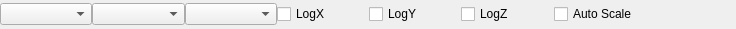
<ui version="4.0">
  <class>TGo4HisDrawOptions</class>
  <widget class="QWidget">
    <property name="geometry" >
      <rect>
        <x>0</x>
        <y>0</y>
        <width>736</width>
        <height>29</height>
      </rect>
    </property>
    <property name="minimumSize" >
      <size>
        <width>0</width>
        <height>0</height>
      </size>
    </property>
    <property name="windowTitle" >
      <string>Histogram Draw Options</string>
    </property>
    <layout class="QGridLayout" >
      <property name="margin" >
        <number>0</number>
      </property>
      <property name="spacing" >
        <number>0</number>
      </property>
      <item row="0" column="0" >
        <widget class="QComboBox" name="DrawOption" />
      </item>
      <item row="0" column="1" >
        <widget class="QComboBox" name="ErrorBars" />
      </item>
      <item row="0" column="2" >
        <widget class="QComboBox" name="Coordinates" />
      </item>
      <item row="0" column="3" >
        <widget class="QCheckBox" name="LogX" >
          <property name="text" >
            <string>LogX</string>
          </property>
        </widget>
      </item>
      <item row="0" column="4" >
        <widget class="QCheckBox" name="LogY" >
          <property name="text" >
            <string>LogY</string>
          </property>
        </widget>
	</item>
      <item row="0" column="5" >
        <widget class="QCheckBox" name="LogZ" >
	   <property name="text" >
              <string>LogZ</string>
            </property>
        </widget>
      </item>
      <item row="0" column="6" >
        <widget class="QCheckBox" name="AutoScaleBox" >
          <property name="text" >
            <string>Auto Scale</string>
          </property>
        </widget>
      </item>
      <item row="0" column="7" >
        <widget class="QToolButton" name="LineColor" >
          <property name="sizePolicy" >
            <sizepolicy>
              <hsizetype>0</hsizetype>
              <vsizetype>0</vsizetype>
              <horstretch>0</horstretch>
              <verstretch>0</verstretch>
            </sizepolicy>
          </property>
          <property name="maximumSize" >
            <size>
              <width>30</width>
              <height>30</height>
            </size>
          </property>
          <property name="autoRaise" >
            <bool>true</bool>
          </property>
          <property name="icon" >
            <iconset>:/icons/changelincol.png</iconset>
          </property>
          <property name="toolTip" stdset="0" >
            <string>Change line color of selected object.</string>
          </property>
        </widget>
      </item>
      <item row="0" column="8" >
        <widget class="QToolButton" name="FillColor" >
          <property name="sizePolicy" >
            <sizepolicy>
              <hsizetype>0</hsizetype>
              <vsizetype>0</vsizetype>
              <horstretch>0</horstretch>
              <verstretch>0</verstretch>
            </sizepolicy>
          </property>
          <property name="text" >
            <string/>
          </property>
          <property name="maximumSize" >
            <size>
              <width>30</width>
              <height>30</height>
            </size>
          </property>
          <property name="icon" >
            <pixmap>:/icons/changefillcol.png</pixmap>
          </property>
          <property name="autoRaise" >
            <bool>true</bool>
          </property>
          <property name="icon" >
            <iconset>:/icons/changefillcol.png</iconset>
          </property>
          <property name="toolTip" stdset="0" >
            <string>Change fill color for selected object.</string>
          </property>
        </widget>
      </item>
      <item row="0" column="9" >
        <widget class="QToolButton" name="MarkerColor" >
          <property name="sizePolicy" >
            <sizepolicy>
              <hsizetype>0</hsizetype>
              <vsizetype>0</vsizetype>
              <horstretch>0</horstretch>
              <verstretch>0</verstretch>
            </sizepolicy>
          </property>
          <property name="text" >
            <string/>
          </property>
          <property name="maximumSize" >
            <size>
              <width>30</width>
              <height>30</height>
            </size>
          </property>
          <property name="icon" >
            <pixmap>:/icons/changemarcol.png</pixmap>
          </property>
          <property name="autoRaise" >
            <bool>true</bool>
          </property>
          <property name="icon" >
            <iconset>:/icons/changemarcol.png</iconset>
          </property>
          <property name="toolTip" stdset="0" >
            <string>Change marker color of selected object.</string>
          </property>
        </widget>
      </item>
    </layout>
  </widget>
  <layoutdefault spacing="0" margin="0" />
</ui>
